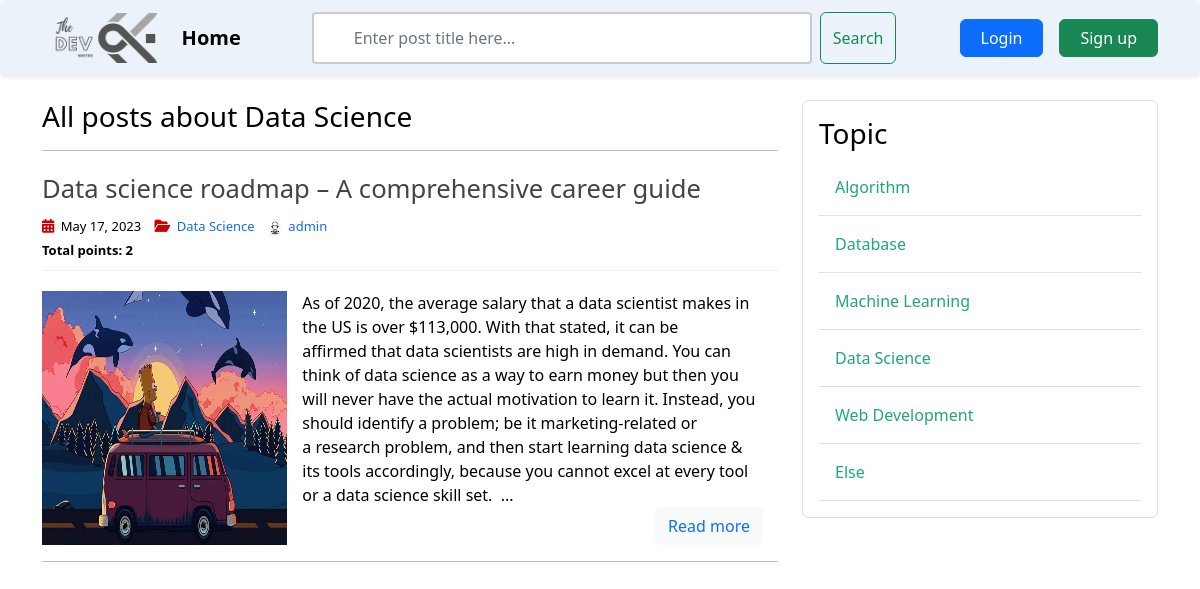
The page /topic/4/ on the database its author committed.
### post_app/models.py (models this page shows, shortened)
class Topic(models.Model):
    name = models.CharField(max_length=256)

class Post(models.Model):
    title = models.CharField(max_length=256)
    content = RichTextField(blank=True, null=True)
    date_posted = models.DateTimeField(default=timezone.now)
    author = models.ForeignKey(User, on_delete=models.CASCADE)
    image = models.ImageField(
        default='post_default.jpg', upload_to='post_pics')
    topic = models.ForeignKey(
        Topic, on_delete=models.CASCADE, null=True, blank=False)
    vote_count = models.IntegerField(default=0)

### user_app/models.py (models this page shows, shortened)
class Profile(models.Model):
    user = models.OneToOneField(User, on_delete=models.CASCADE)
    avatar = models.ImageField(default='default.jpg', upload_to='profile_pics')

### post_app/views.py (the view, shortened to what this page needs)
# urls.py: path('topic/<int:pk>/', TopicPostListView.as_view(), name='topic-posts'),
class TopicPostListView(ListView):
    model = Post
    template_name = 'post/topic_posts.html'
    context_object_name = 'posts'
    paginate_by = 5
    def get_queryset(self):
        selected_topic = get_object_or_404(Topic, id=self.kwargs.get('pk'))
        return Post.objects.filter(topic=selected_topic).order_by('-date_posted')
    def get_context_data(self, **kwargs):
        selected_topic = get_object_or_404(Topic, id=self.kwargs.get('pk'))
        context = super(TopicPostListView, self).get_context_data(**kwargs)
        context['posts'] = Post.objects.filter(topic=selected_topic).order_by('-date_posted')
        context['topics'] = Topic.objects.all()
        context['selected_topic'] = selected_topic
        user_voted = {}
        context['user_voted'] = user_voted
        return context

### post_app/templates/post/topic_posts.html (shortened to what this page needs)
{% extends 'base.html' %}
{% load static %}
{% load custom_tags %}
{% block post_content %}
    <head>
        <link rel="stylesheet" type="text/css" href="{% static 'article/home.css' %}">
    </head>
    <h3 class="mb-3">All posts about {{ selected_topic.name }}</h3>
    <hr>
    {% for post in posts %}
    <article>
        <header>
            <h2>
                <a href="{% url 'post-detail' post.id %}" class="post-title">
                    {{ post.title }}
                </a>
            </h2>
            <div class="entry-meta">
                <span>
                    <i class="fa-solid fa-calendar-days"></i>
                    {{ post.date_posted | date:"F d, Y" }}
                </span>
                <span>
                    <i class="fa-solid fa-folder-open"></i>
                    <a href="{% url 'topic-posts' post.topic.id %}" class="topic-link">
                        {{ post.topic.name }}
                    </a>
                </span>
                <span>
                    <img class="rounded-circle account-img" src="{{ post.author.profile.avatar.url }}" alt="account-image">
                    <a href="{% url 'user-posts' post.author.username %}" class="ms-auto">{{ post.author }}</a>
                </span>
                <br>
                <span class="vote-span">
                    <span id="vote-count">
                    <b>Total points: {{ post.vote_count }}</b>
                    </span>
                </span>
            </div>
        </header>
        <div class="entry-content">
            <img class="col-sm-4" src="{{ post.image.url }}" alt="image">
            <div class="post-content">
                <div class="truncate-content">
                    {% if post.content|length > 550 %}
                        {{ post.content|striptags|safe|slice:":550" }}...
                    {% else %}
                        {{ post.content|striptags|safe }}
                    {% endif %}
                </div>
                <p>
                    <button type="button" class="btn btn-light">
                        <a href="{% url 'post-detail' post.id %}">
                            Read more
                        </a>
                    </button>
                </p>
            </div>
        </div>
        <hr class="section-divider">
    </article>
    {% endfor%}
{% endblock post_content %}
{% block topic_content %}
    {% include 'topic/topic_sidebar.html' %}
{% endblock topic_content %}

### post_app/templates/topic/topic_sidebar.html
<div class="content-section border p-3 rounded">
    <h3>Topic</h3>
    {% for topic in topics %}
        <a href="{% url 'topic-posts' topic.id %}" class="topic-link">
            <div class="border-bottom w-100 p-3">
                {{topic.name}}
            </div>
        </a>
    {% endfor%}
</div>

### tech_forum/static/css/main.css (style rules this page uses)
body { color: #000; margin-top: 5rem; }
a, a:hover { text-decoration: none; }

### post_app/static/article/home.css (style rules this page uses)
a, a:hover { text-decoration: none; }
article { margin-bottom: 20px; }
article header { border-bottom: 1px solid #eee; padding-bottom: 9px; }
.post-title { color: #444; font-size: 1.6rem; }
.entry-meta span { font-size: 13px; margin-right: 10px; }
.entry-meta i { font-size: 14px; margin-right: 3px; color: #cc0000; }
.account-img { height: 14px; width: 14px; margin-right: 3px; border: #cc0000; }
.entry-content { display: flex; flex-direction: row; margin-top: 20px; }
.post-content { display: flex; flex-direction: column; justify-content: space-between; align-items: flex-end; min-height: 1px; padding-right: 15px; padding-left: 15px; }
.post-content > * { margin-bottom: 0; }
.topic-link div { color: #1fa67a; }

### rows shown on the page
Topic: name "Data Science"
Post: title "Data science roadmap – A comprehensive career guide", date_posted "May 17, 2023", topic.name "Data Science", author.profile.avatar (placeholder picture), author "admin", vote_count "2", image (picture), content "As of 2020, the average salary that a data scientist makes in the US is over $113,000. With that stated, it can be affirmed that data scientists are high in demand. You can think of data science as a way to earn money but then you will never have the actual motivation to learn it. Instead, you should identify a problem; be it marketing-related or a research problem, and then start learning data science & its tools accordingly, because you cannot excel at every tool or a data science skill set."
Topic: name "Algorithm"
Topic: name "Database"
Topic: name "Machine Learning"
Topic: name "Web Development"
Topic: name "Else"
